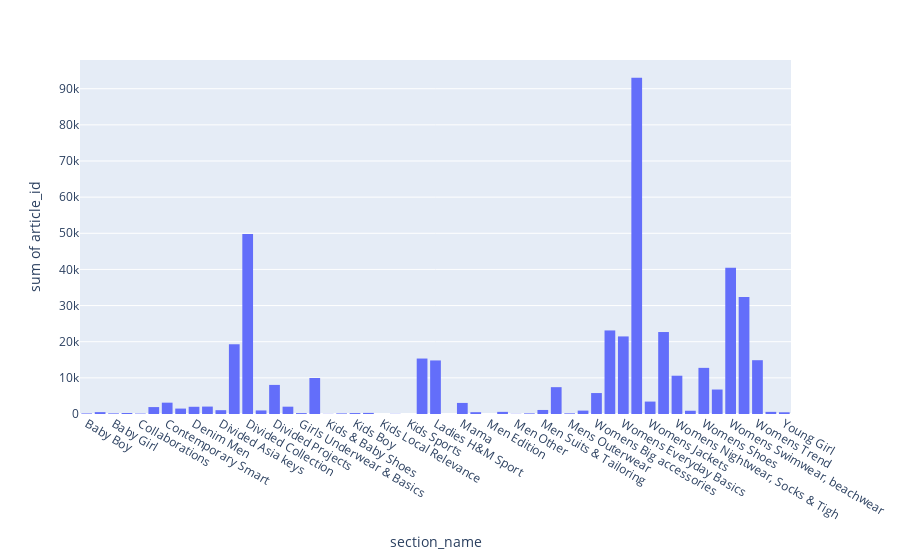

The notebook cell this image was saved under:
### Code cell
plot_feature(detailed_transactions, "section_name")

### Figure 1 — Plotly figure (JSON) as saved in the notebook; plotly's stock layout.template omitted (floating-point values rounded to 4 significant figures)
{"data": [{"bingroup": "x", "histfunc": "sum", "hovertemplate": "section_name=%{x}<br>sum of article_id=%{y}<extra></extra>", "legendgroup": "", "marker": {"color": "#636efa", "pattern": {"shape": ""}}, "name": "", "orientation": "v", "showlegend": false, "type": "histogram", "x": ["Baby Boy", "Baby Essentials & Complements", "Baby Girl", "Boys Underwear & Basics", "Collaborations", "Contemporary Casual", "Contemporary Smart", "Contemporary Street", "Denim Men", "Divided Accessories", "Divided Asia keys", "Divided Basics", "Divided Collection", "Divided Complements Other", "Divided Projects", "Divided Selected", "Girls Underwear & Basics", "H&M+", "Kids & Baby Shoes", "Kids Accessories, Swimwear & D", "Kids Boy", "Kids Girl", "Kids Local Relevance", "Kids Outerwear", "Kids Sports", "Ladies Denim", "Ladies H&M Sport", "Ladies Other", "Mama", "Men Accessories", "Men Edition", "Men H&M Sport", "Men Other", "Men Shoes", "Men Suits & Tailoring", "Men Underwear", "Mens Outerwear", "Special Collections", "Womens Big accessories", "Womens Casual", "Womens Everyday Basics", "Womens Everyday Collection", "Womens Jackets", "Womens Lingerie", "Womens Nightwear, Socks & Tigh", "Womens Premium", "Womens Shoes", "Womens Small accessories", "Womens Swimwear, beachwear", "Womens Tailoring", "Womens Trend", "Young Boy", "Young Girl"], "xaxis": "x", "y": [161, 521, 177, 283, 120, 1915, 3136, 1500, 1999, 2054, 1054, 19295, 49792, 986, 8048, 2026, 252, 9963, 50, 169, 259, 305, 6, 52, 7, 15345, 14818, 7, 3064, 503, 1, 588, 54, 175, 1118, 7425, 183, 938, 5797, 23119, 21466, 93048, 3440, 22680, 10591, 900, 12766, 6773, 40472, 32346, 14884, 593, 479], "yaxis": "y"}], "layout": {"barmode": "relative", "legend": {"tracegroupgap": 0}, "margin": {"t": 60}, "xaxis": {"anchor": "y", "domain": [0, 1], "title": {"text": "section_name"}}, "yaxis": {"anchor": "x", "domain": [0, 1], "title": {"text": "sum of article_id"}}}}
